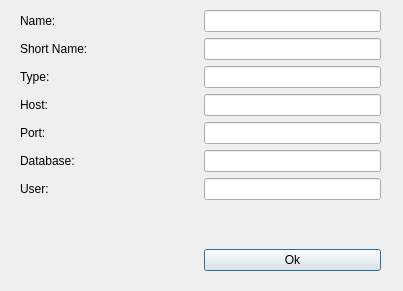
<?xml version="1.0" encoding="UTF-8"?>
<ui version="4.0">
 <class>Dialog</class>
 <widget class="QDialog" name="Dialog">
  <property name="windowModality">
   <enum>Qt::WindowModality::WindowModal</enum>
  </property>
  <property name="geometry">
   <rect>
    <x>0</x>
    <y>0</y>
    <width>403</width>
    <height>291</height>
   </rect>
  </property>
  <property name="windowTitle">
   <string>Show Connection Details</string>
  </property>
  <widget class="QWidget" name="">
   <property name="geometry">
    <rect>
     <x>20</x>
     <y>10</y>
     <width>361</width>
     <height>261</height>
    </rect>
   </property>
   <layout class="QGridLayout" name="gridLayout">
    <item row="6" column="1">
     <widget class="QLineEdit" name="lineEdit_7"/>
    </item>
    <item row="0" column="0">
     <widget class="QLabel" name="label">
      <property name="text">
       <string>Name:</string>
      </property>
     </widget>
    </item>
    <item row="3" column="1">
     <widget class="QLineEdit" name="lineEdit_4"/>
    </item>
    <item row="2" column="0">
     <widget class="QLabel" name="label_3">
      <property name="text">
       <string>Type:</string>
      </property>
     </widget>
    </item>
    <item row="4" column="1">
     <widget class="QLineEdit" name="lineEdit_5"/>
    </item>
    <item row="3" column="0">
     <widget class="QLabel" name="label_4">
      <property name="text">
       <string>Host:</string>
      </property>
     </widget>
    </item>
    <item row="5" column="1">
     <widget class="QLineEdit" name="lineEdit_6"/>
    </item>
    <item row="6" column="0">
     <widget class="QLabel" name="label_7">
      <property name="text">
       <string>User:</string>
      </property>
     </widget>
    </item>
    <item row="2" column="1">
     <widget class="QLineEdit" name="lineEdit_3"/>
    </item>
    <item row="8" column="1">
     <widget class="QPushButton" name="pushButton">
      <property name="text">
       <string>Ok</string>
      </property>
     </widget>
    </item>
    <item row="8" column="0">
     <spacer name="horizontalSpacer">
      <property name="orientation">
       <enum>Qt::Orientation::Horizontal</enum>
      </property>
      <property name="sizeHint" stdset="0">
       <size>
        <width>40</width>
        <height>20</height>
       </size>
      </property>
     </spacer>
    </item>
    <item row="5" column="0">
     <widget class="QLabel" name="label_6">
      <property name="text">
       <string>Database:</string>
      </property>
     </widget>
    </item>
    <item row="0" column="1">
     <widget class="QLineEdit" name="lineEdit"/>
    </item>
    <item row="1" column="0">
     <widget class="QLabel" name="label_2">
      <property name="text">
       <string>Short Name:</string>
      </property>
     </widget>
    </item>
    <item row="1" column="1">
     <widget class="QLineEdit" name="lineEdit_2"/>
    </item>
    <item row="4" column="0">
     <widget class="QLabel" name="label_5">
      <property name="text">
       <string>Port:</string>
      </property>
     </widget>
    </item>
    <item row="7" column="1">
     <spacer name="verticalSpacer">
      <property name="orientation">
       <enum>Qt::Orientation::Vertical</enum>
      </property>
      <property name="sizeHint" stdset="0">
       <size>
        <width>20</width>
        <height>40</height>
       </size>
      </property>
     </spacer>
    </item>
   </layout>
  </widget>
 </widget>
 <resources/>
 <connections/>
</ui>
